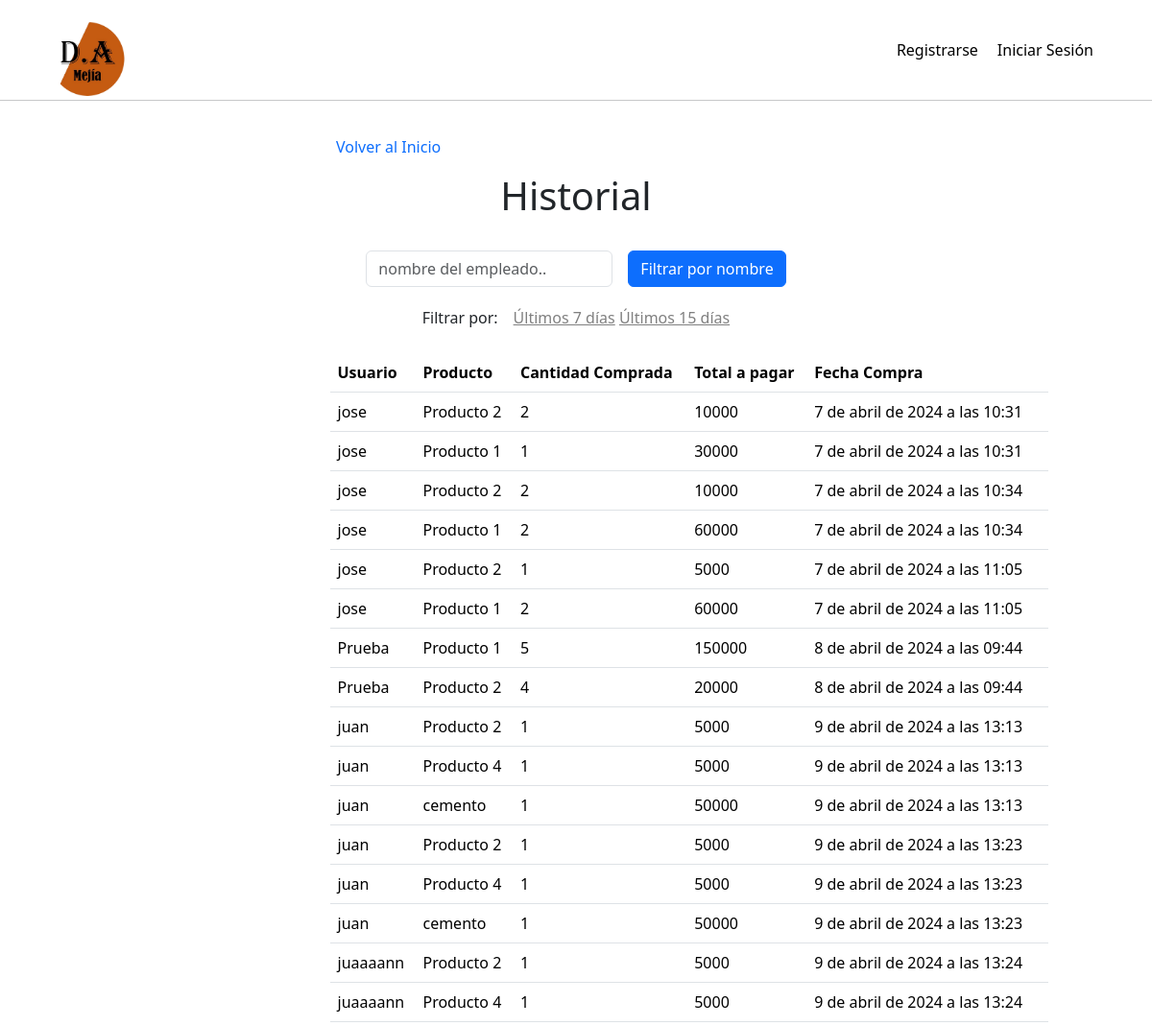
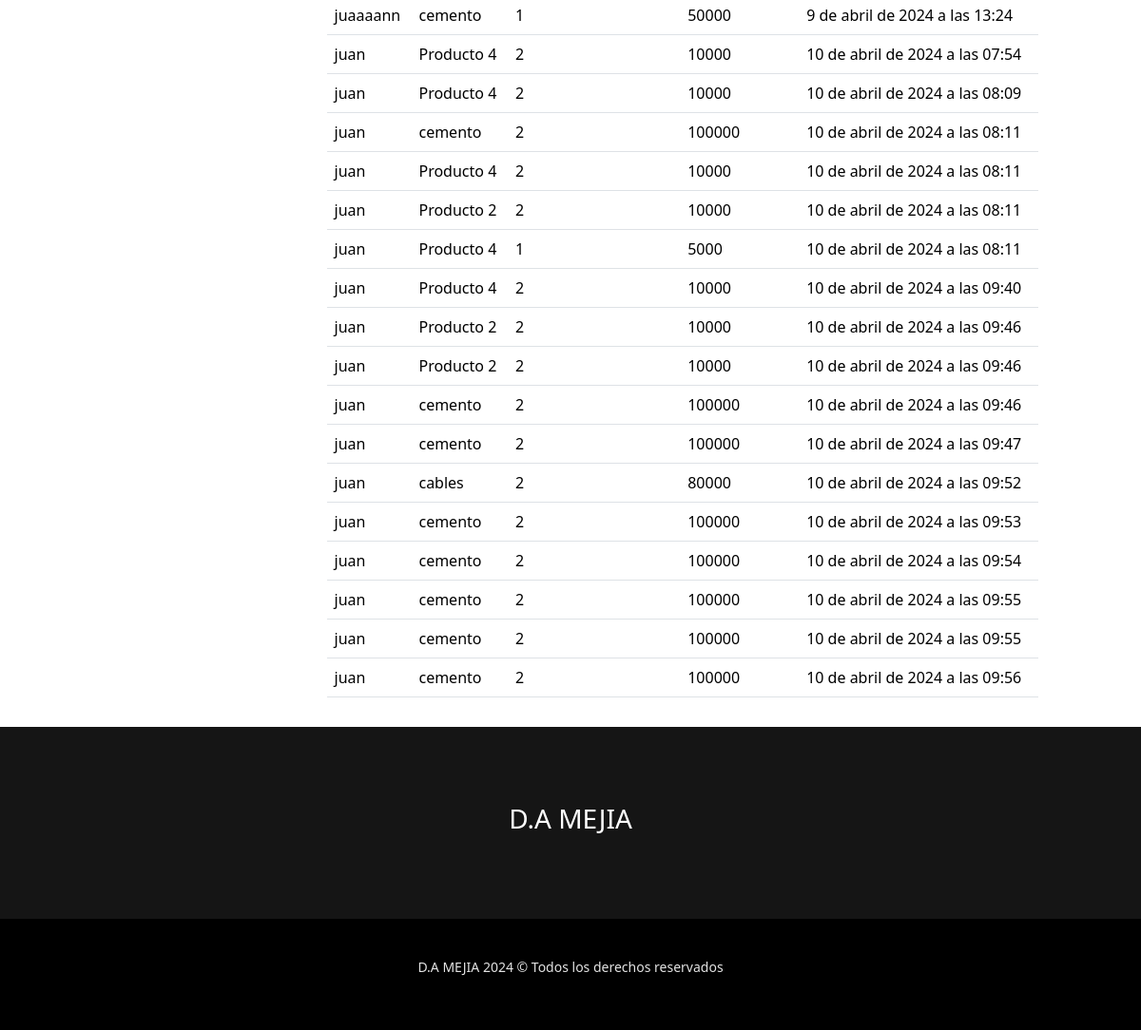
Page /historial/ on the earlier database version (2 pictures, top to bottom).
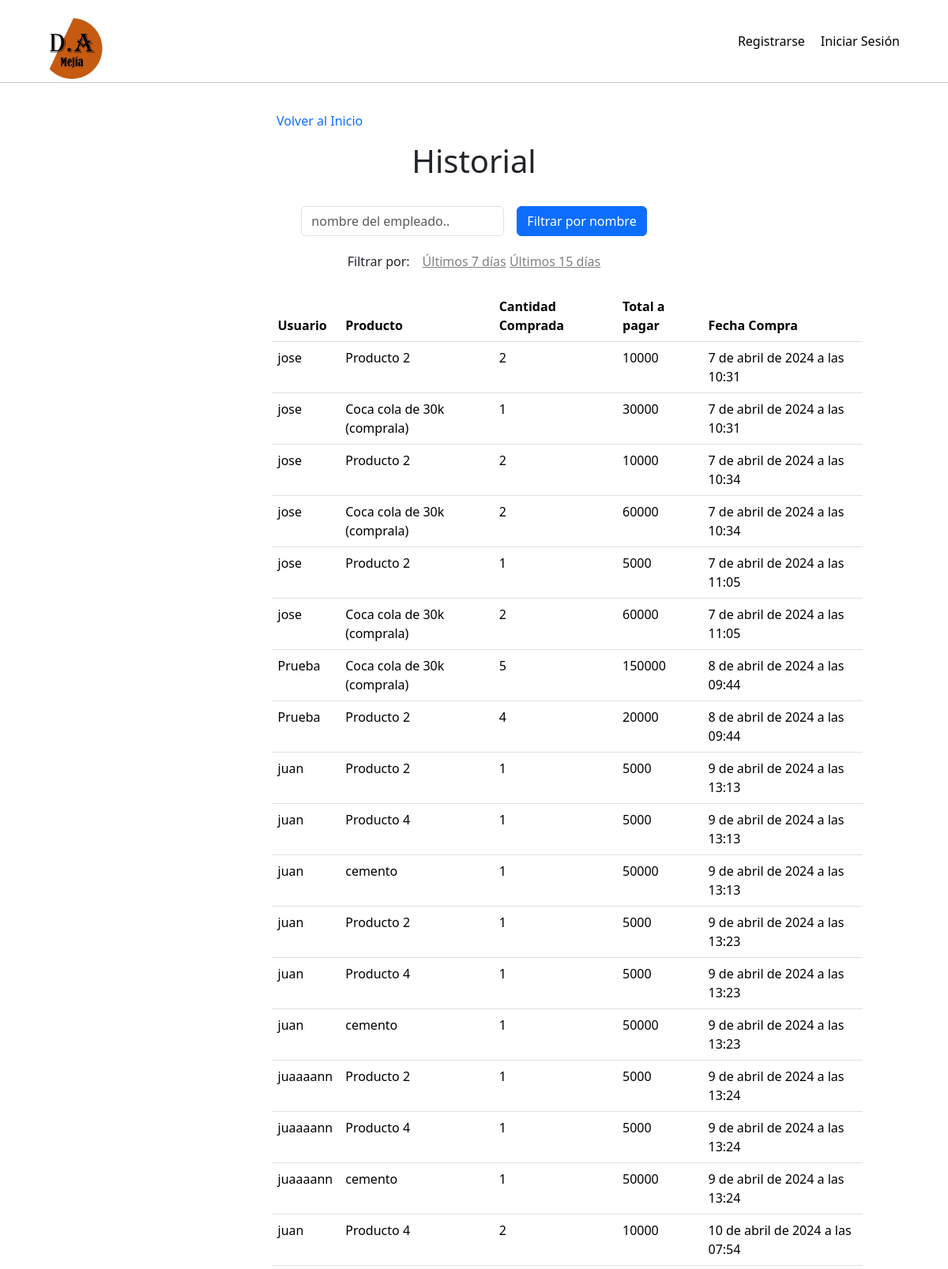
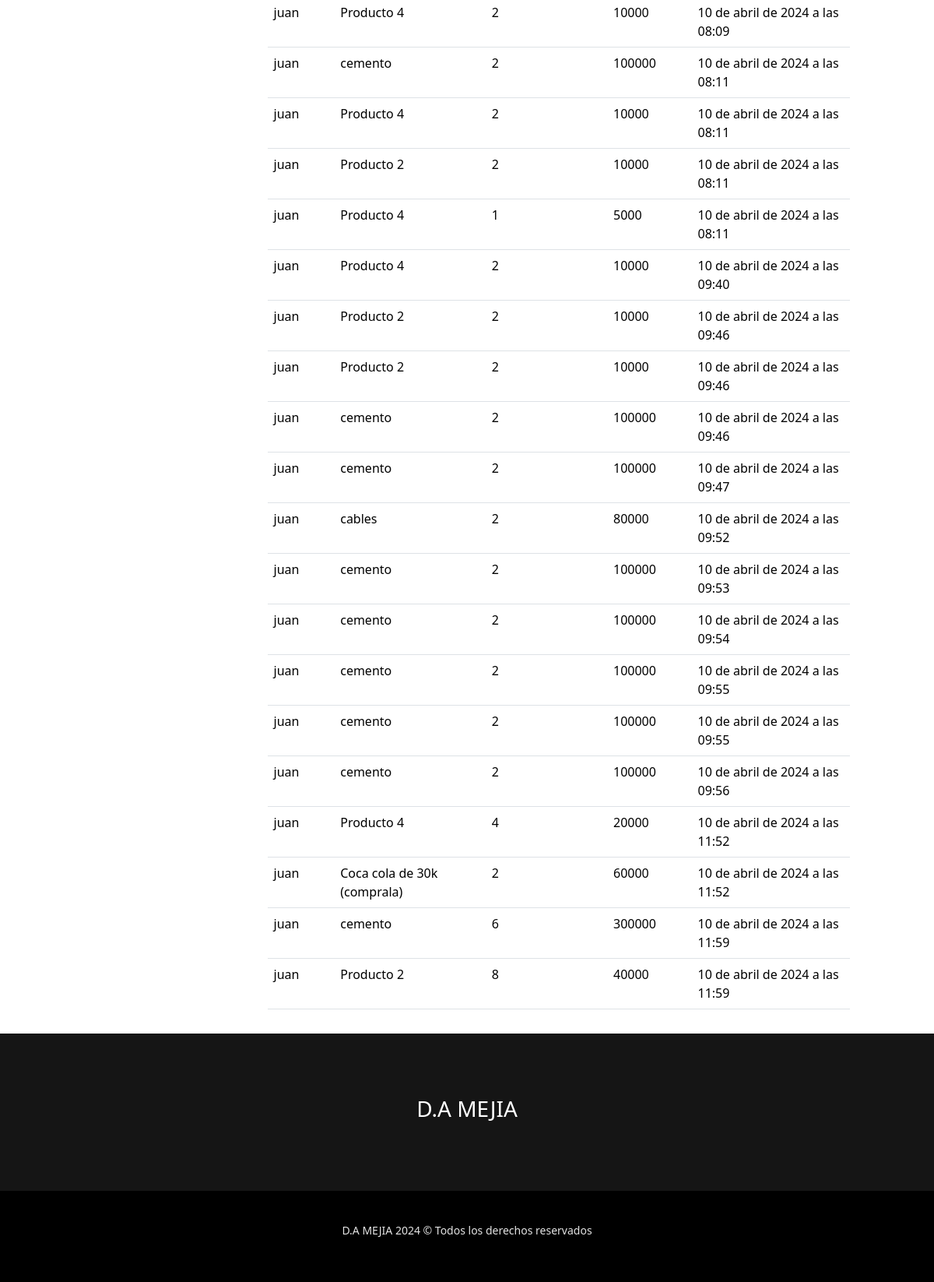
Same page on the later database version (2 pictures, top to bottom).
### tienda/models.py (models this page shows, shortened)
class Factura(models.Model):
    usuario = models.ForeignKey(User, on_delete=models.CASCADE)
    producto=models.ForeignKey(Producto, on_delete=models.CASCADE)
    cantidad = models.IntegerField(default=1,null=False,blank=False)
    fecha_compra = models.DateTimeField(auto_now_add=True)

class Producto(models.Model):
    nombre = models.CharField(max_length=120,null=False,blank=False)
    precio = models.IntegerField(null=False,blank=False)
    cantidad = models.IntegerField(null=False,blank=False)
    categoria = models.ForeignKey(Categoria,on_delete=models.CASCADE)
    imagen = models.ImageField(upload_to="producto", null=False,blank=False)
    creado = models.DateTimeField(auto_now_add=True)
    actualizado = models.DateTimeField(auto_now=True)

### proyectowebapp/views.py (the view)
# urls.py: path('historial/',views.registros,name="Historial"),
def registros(request):
    nombre_usuario = request.GET.get('nombre_usuario')
    ultimos_7_dias = request.GET.get('ultimos_7_dias')
    ultimos_15_dias = request.GET.get('ultimos_15_dias')
    fecha_actual = datetime.now().date()
    fecha_inicio_7_dias = fecha_actual - timedelta(days=7)
    fecha_inicio_15_dias = fecha_actual - timedelta(days=15)
    historial = Factura.objects.all()
    if nombre_usuario:
        historial = historial.filter(usuario__username__icontains=nombre_usuario)
    if ultimos_7_dias:
        historial = historial.filter(fecha_compra__gte=fecha_inicio_7_dias, fecha_compra__lte=fecha_actual)
    if ultimos_15_dias:
        historial = historial.filter(fecha_compra__gte=fecha_inicio_15_dias, fecha_compra__lte=fecha_actual)
    return render(request, 'proyectowebapp/historial.html', {'historial': historial})

### carrito/context_processor.py (called while the page is built)
def importe_total_carro(request):
    total=0
    if request.user.is_authenticated:
        if 'carro' in request.session:
            for key, value in request.session["carro"].items():
                total=total+int(value["precio"])
    else:
        total="Debes hacer login"
    return {"importe_total_carro":total}

### proyectowebapp/templatetags/historial_tags.py (called while the page is built)
@register.filter
def multiplica(value, arg):
    return value * arg

### proyectowebapp/templates/proyectowebapp/historial.html (shortened to what this page needs)
{% extends 'proyectowebapp/base.html' %}
{% load static %}
{% load historial_tags %}
{% block styles %}
<link rel="stylesheet" href="{% static 'css/historial.css' %}">
{% endblock %}
{% block content %}
    <span class="enloace">
        <a class="inicio" href="{% url 'Home' %}">Volver al Inicio</a>
    </span>
    <div class="titulo">
        <h1>Historial</h1>
    </div>
    <div class="container">
        <form method="get" class="d-flex justify-content-center">
            <div class="col-auto mx-2">
                <input class="form-control" placeholder="nombre del empleado.." type="text" aria-label="default input example" name="nombre_usuario" value="{{ request.GET.nombre_empleado }}">
            </div>
            <div class="col-auto mx-2">
                <button type="submit" class="btn btn-primary">Filtrar por nombre</button>
            </div>
        </form>
    </div>
    <div class="container">
        <form method="get" class="d-flex justify-content-center">
            <div class="col-auto mx-2">
                <label>Filtrar por:</label>
            </div>
            <div class="col-auto mx-2">
                <button type="submit" name="ultimos_7_dias" value="true" class="filtrar">Últimos 7 días</button>
                <button type="submit" name="ultimos_15_dias" value="true" class="filtrar">Últimos 15 días</button>
            </div>
        </form>
    </div>
    <div class="resultados">
        <table class="table">
            <thead>
            <tr>
                <th scope="col">Usuario</th>
                <th scope="col">Producto</th>
                <th scope="col">Cantidad Comprada</th>
                <th scope="col">Total a pagar</th>
                <th scope="col">Fecha Compra</th>
            </tr>
            </thead>
            <tbody>
                {% for historia in historial %}
                <tr>
                    <td>{{ historia.usuario.username }}</td>
                    <td>{{ historia.producto.nombre }}</td>
                    <td>{{ historia.cantidad }}</td>
                    <td>{{ historia.cantidad|multiplica:historia.producto.precio }}</td>
                    <td>{{ historia.fecha_compra }}</td>
                </tr>
            {% empty %}
                <tr>
                    <td colspan="5">Sin compras.</td>
                </tr>
            {% endfor %}
            </tbody>
        </table>
    </div>
{% endblock %}

Differences in the rows shown:
changed through a linked row, Factura (number 2 of 38 on the later page): producto.nombre "Producto 1" → "Coca cola de 30k (comprala)"
changed through a linked row, Factura (number 4 of 38 on the later page): producto.nombre "Producto 1" → "Coca cola de 30k (comprala)"
changed through a linked row, Factura (number 6 of 38 on the later page): producto.nombre "Producto 1" → "Coca cola de 30k (comprala)"
changed through a linked row, Factura (number 7 of 38 on the later page): producto.nombre "Producto 1" → "Coca cola de 30k (comprala)"
added Factura: usuario.username "juan", producto.nombre "Producto 4", cantidad "4", cantidad|multiplica "20000", fecha_compra "10 de abril de 2024 a las 11:52"
added Factura: usuario.username "juan", producto.nombre "Coca cola de 30k (comprala)", cantidad "2", cantidad|multiplica "60000", fecha_compra "10 de abril de 2024 a las 11:52"
added Factura: usuario.username "juan", producto.nombre "cemento", cantidad "6", cantidad|multiplica "300000", fecha_compra "10 de abril de 2024 a las 11:59"
added Factura: usuario.username "juan", producto.nombre "Producto 2", cantidad "8", cantidad|multiplica "40000", fecha_compra "10 de abril de 2024 a las 11:59"
